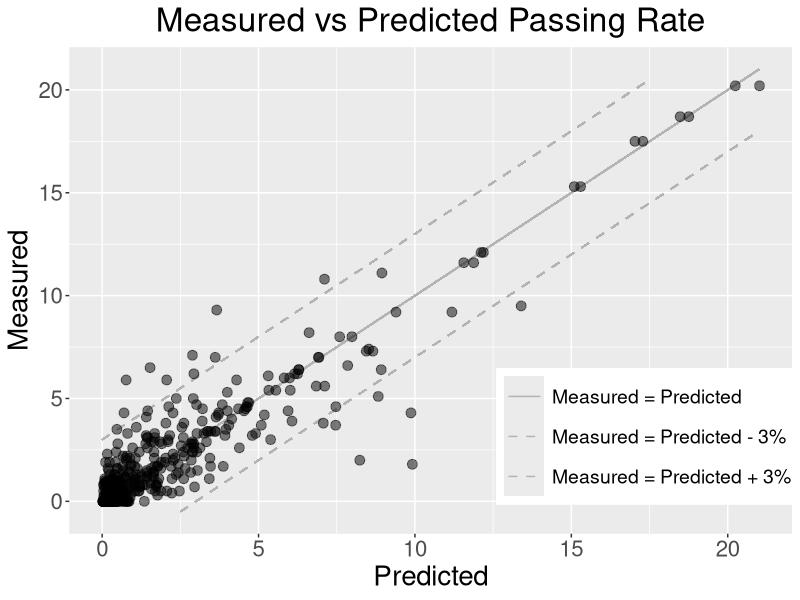

Write the R code that produced this figure.
library(ggplot2)

df <- read.csv("results-gradient-boosting.csv",
               header = T,
               stringsAsFactors = F)

theme_update(plot.title = element_text(hjust = 0.5, size = 24))
g <- ggplot(df, aes(y=y, x=pred))
g <- g + geom_segment(aes(x=0, y=0, xend=21, yend=21, lty="dashed"),
                      color="grey70", size=.5)
g <- g + geom_segment(aes(x=0, y=3, xend=17.5, yend=20.5, lty="solid"),
                      color="grey70", size=.5)
g <- g + geom_segment(aes(x=2.5, y=-0.5, xend=21, yend=18, lty="dotted"),
                      color="grey70", size=.5)
g <- g + geom_point(size=3, alpha = 0.5)
g <- g + xlab("Predicted") + ylab("Measured") + ggtitle("Measured vs Predicted Passing Rate")
g <- g + scale_linetype_manual(name="",
                               values=c("solid", "66", "66"),
                               labels=c("Measured = Predicted", "Measured = Predicted - 3%", "Measured = Predicted + 3%"),
                               guide=guide_legend(override.aes = list(linetype=c("solid", "66", "66"))))
g <- g + theme(axis.text = element_text(size=16),
               axis.title=element_text(size=20),
               legend.position = c(.8, .2),
               legend.background = element_rect(fill = "white", color="white"),
               legend.title = element_blank(),
               legend.text = element_text(size=14),
               legend.key.size = unit(2, "line"))
g
#override.aes = list(linetype=c("solid", "dashed", "dashed")))
